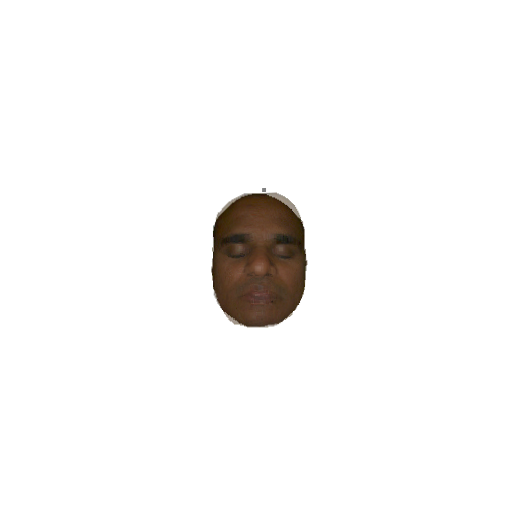
#> input picture AnkurShukla005_Raghu005_translatedScaled.ppm, 512 x 512 px
$ python registerFacesPair.py AnkurShukla005_Raghu005_translatedScaled.ppm AnkurShukla005_translatedScaled.ppm AnkurShukla005_translatedScaled.ppm AnkurShukla005_translatedScaled.ppm out.png out.png
#> lines starting #> are read from the running program, lines starting #| are printed output that depends on the picture
import cv2
import numpy as np
import sys

# Open the image files.
img1_color = cv2.imread(sys.argv[1]) # Image to be aligned.
#> img1_color is the input picture: shape (512, 512, 3); mean B, G, R 246, 246.8, 247.8
img2_color = cv2.imread(sys.argv[2]) # Reference image.
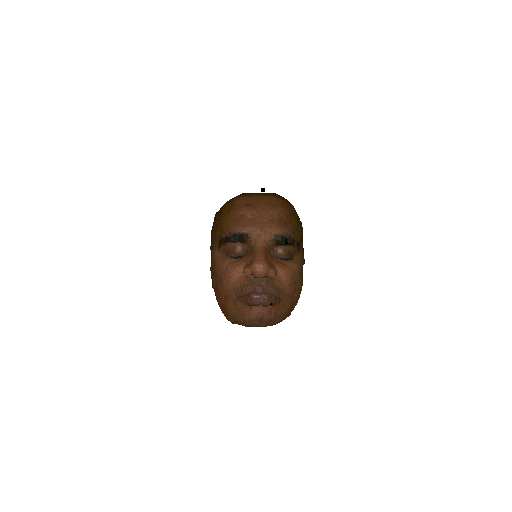
#> input picture AnkurShukla005_translatedScaled.ppm, 512 x 512 px
#> img2_color is the input picture: shape (512, 512, 3); mean B, G, R 245.9, 246.7, 247.8
img1_depth = cv2.imread(sys.argv[3])
img2_depth = cv2.imread(sys.argv[4])

# Convert to grayscale.
img1 = cv2.cvtColor(img1_color, cv2.COLOR_BGR2GRAY)
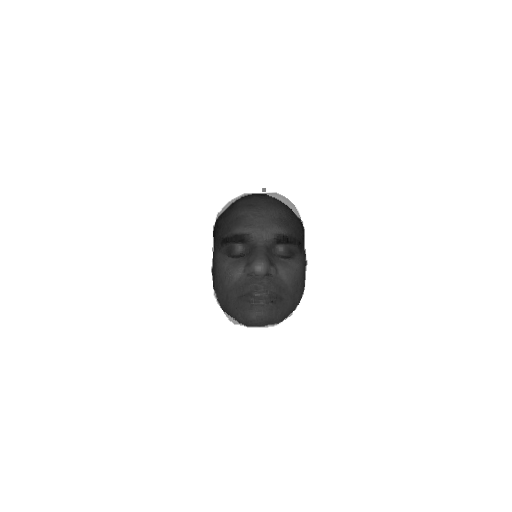
#> img1: shape (512, 512); min 19, max 255, mean 247
img2 = cv2.cvtColor(img2_color, cv2.COLOR_BGR2GRAY)
height, width = img2.shape
#> height = 512; width = 512

# Create ORB detector with 5000 features.
orb_detector = cv2.ORB_create(5000)

# Find keypoints and descriptors.
# The first arg is the image, second arg is the mask
# (which is not reqiured in this case).
kp1, d1 = orb_detector.detectAndCompute(img1, None)
#> kp1 = 178 keypoints; strongest (x, y, size): (264, 189, 44.6), (264, 188, 37.2), (263, 188, 53.6), (265, 194, 44.6)
kp2, d2 = orb_detector.detectAndCompute(img2, None)
#> kp2 = 242 keypoints; strongest (x, y, size): (263, 188, 53.6), (257, 190, 53.6), (216, 212, 31), (289, 315, 31)

# Match features between the two images.
# We create a Brute Force matcher with
# Hamming distance as measurement mode.
matcher = cv2.BFMatcher(cv2.NORM_HAMMING, crossCheck = True)

# Match the two sets of descriptors.
matches = matcher.match(d1, d2)
#> matches = 75 matches
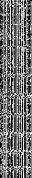
#> d1: shape (178, 32); min 0, max 255, mean 113.3

# Sort matches on the basis of their Hamming distance.
#> (the run stopped early here; a loop or call above may not have finished)
